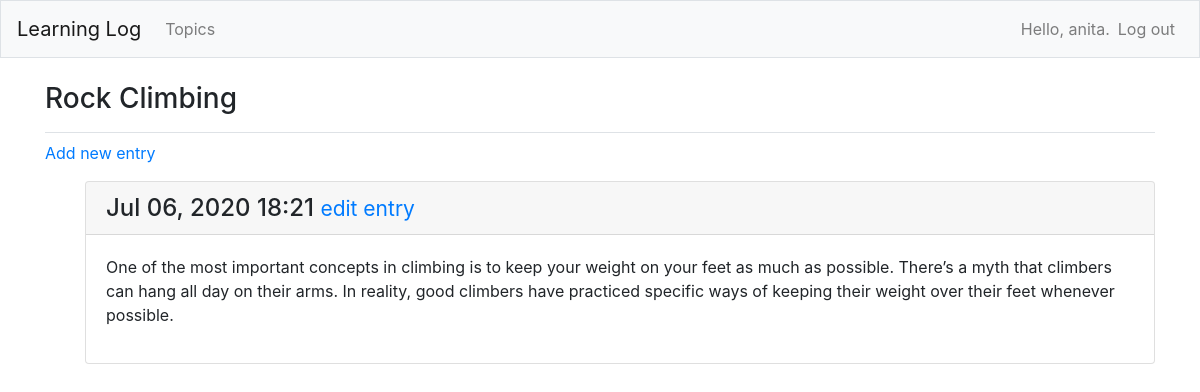
/learninglog/topics/2/ (signed in), run on an earlier commit of the app's database.
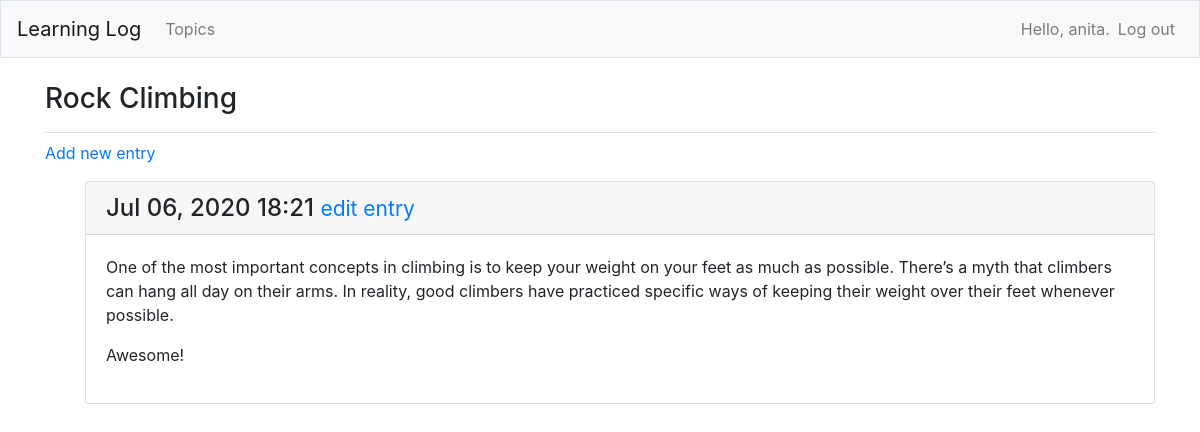
And on a later commit of the database.
### learning_logs/models.py (models this page shows, shortened)
class Entry(models.Model):
    topic = models.ForeignKey(Topic, on_delete=models.CASCADE)
    text = models.TextField()
    date_added = models.DateTimeField(auto_now_add=True)
    class Meta:
        verbose_name_plural = 'entries'

### learning_logs/views.py (the view)
# urls.py: path('topics/<int:topic_id>/', views.topic, name='topic'),
@login_required
def topic(request, topic_id):
    topic = Topic.objects.get(id=topic_id)
    if topic.owner != request.user:
        raise Http404
    entries = topic.entry_set.order_by('-date_added')
    context = {'topic': topic, 'entries': entries}
    return render(request, 'learning_logs/topic.html', context)

### learning_logs/models.py (called while the page is built)
    def __str__(self):
        return self.text

### learning_logs/templates/learning_logs/topic.html
{% extends 'learning_logs/base.html' %}
{% block page_header %}
  <h3>{{ topic }}</h3>
{% endblock page_header %}
{% block content %}
  <p>
    <a href="{% url 'learning_logs:new_entry' topic.id %}">Add new entry</a>
  </p>
  <ul>
  {% for entry in entries %}
    <div class="card mb-3">
      <h4 class="card-header">
        {{ entry.date_added|date:'M d, Y H:i' }}
        <small><a href="{% url 'learning_logs:edit_entry' entry.id %}">
            edit entry</a></small>
      </h4>
      <div class="card-body">
        {{ entry.text|linebreaks }}
      </div>
    </div>
  {% empty %}
    <p>There are no entries for this topic yet.</p>
  {% endfor %}
{% endblock content %}

What changed in the data, as far as the page shows it:
changed Entry: text "…their feet whenever possible." → "…their feet whenever possible. Awesome!"
